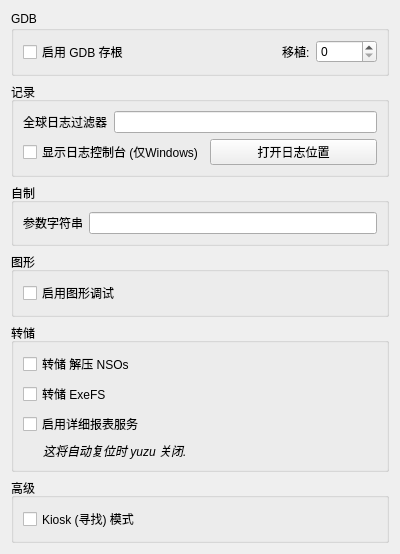
<?xml version="1.0" encoding="UTF-8"?>
<ui version="4.0">
 <class>ConfigureDebug</class>
 <widget class="QWidget" name="ConfigureDebug">
  <property name="geometry">
   <rect>
    <x>0</x>
    <y>0</y>
    <width>400</width>
    <height>467</height>
   </rect>
  </property>
  <property name="windowTitle">
   <string>Form</string>
  </property>
  <layout class="QVBoxLayout" name="verticalLayout_1">
   <item>
    <layout class="QVBoxLayout" name="verticalLayout_2">
     <item>
      <widget class="QGroupBox" name="groupBox">
       <property name="title">
        <string>GDB</string>
       </property>
       <layout class="QVBoxLayout" name="verticalLayout_3">
        <item>
         <layout class="QHBoxLayout" name="horizontalLayout_1">
          <item>
           <widget class="QCheckBox" name="toggle_gdbstub">
            <property name="text">
             <string>启用 GDB 存根</string>
            </property>
           </widget>
          </item>
          <item>
           <spacer name="horizontalSpacer">
            <property name="orientation">
             <enum>Qt::Horizontal</enum>
            </property>
            <property name="sizeHint" stdset="0">
             <size>
              <width>40</width>
              <height>20</height>
             </size>
            </property>
           </spacer>
          </item>
          <item>
           <widget class="QLabel" name="label_1">
            <property name="text">
             <string>移植:</string>
            </property>
           </widget>
          </item>
          <item>
           <widget class="QSpinBox" name="gdbport_spinbox">
            <property name="maximum">
             <number>65536</number>
            </property>
           </widget>
          </item>
         </layout>
        </item>
       </layout>
      </widget>
     </item>
    </layout>
   </item>
   <item>
    <widget class="QGroupBox" name="groupBox_2">
     <property name="title">
      <string>记录</string>
     </property>
     <layout class="QVBoxLayout" name="verticalLayout_4">
      <item>
       <layout class="QHBoxLayout" name="horizontalLayout_2">
        <item>
         <widget class="QLabel" name="label_2">
          <property name="text">
           <string>全球日志过滤器</string>
          </property>
         </widget>
        </item>
        <item>
         <widget class="QLineEdit" name="log_filter_edit"/>
        </item>
       </layout>
      </item>
      <item>
       <layout class="QHBoxLayout" name="horizontalLayout_3">
        <item>
         <widget class="QCheckBox" name="toggle_console">
          <property name="text">
           <string>显示日志控制台 (仅Windows)</string>
          </property>
         </widget>
        </item>
        <item>
         <widget class="QPushButton" name="open_log_button">
          <property name="text">
           <string>打开日志位置</string>
          </property>
         </widget>
        </item>
       </layout>
      </item>
     </layout>
    </widget>
   </item>
   <item>
    <widget class="QGroupBox" name="groupBox_3">
     <property name="title">
      <string>自制</string>
     </property>
     <layout class="QVBoxLayout" name="verticalLayout_5">
      <item>
       <layout class="QHBoxLayout" name="horizontalLayout_4">
        <item>
         <widget class="QLabel" name="label_3">
          <property name="text">
           <string>参数字符串</string>
          </property>
         </widget>
        </item>
        <item>
         <widget class="QLineEdit" name="homebrew_args_edit"/>
        </item>
       </layout>
      </item>
     </layout>
    </widget>
   </item>
   <item>
    <widget class="QGroupBox" name="groupBox_4">
     <property name="title">
      <string>图形</string>
     </property>
     <layout class="QVBoxLayout" name="verticalLayout_5">
      <item>
       <widget class="QCheckBox" name="enable_graphics_debugging">
        <property name="enabled">
         <bool>true</bool>
        </property>
        <property name="whatsThis">
         <string>选中时，图形API在较慢的调试模式进入</string>
        </property>
        <property name="text">
         <string>启用图形调试</string>
        </property>
       </widget>
      </item>
     </layout>
    </widget>
   </item>
   <item>
    <widget class="QGroupBox" name="groupBox_5">
     <property name="title">
      <string>转储</string>
     </property>
     <layout class="QVBoxLayout" name="verticalLayout_6">
      <item>
       <widget class="QCheckBox" name="dump_decompressed_nso">
        <property name="whatsThis">
         <string>选中时，任何 NSO yuzu尝试加载或修补程序都将被复制到解压缩到 yuzu/转储 目录.</string>
        </property>
        <property name="text">
         <string>转储 解压 NSOs</string>
        </property>
       </widget>
      </item>
      <item>
       <widget class="QCheckBox" name="dump_exefs">
        <property name="whatsThis">
         <string>勾选后，任何游戏，yuzu负载将有其ExeFS转储到 yuzu/转储 目录.</string>
        </property>
        <property name="text">
         <string>转储 ExeFS</string>
        </property>
       </widget>
      </item>
      <item>
       <widget class="QCheckBox" name="reporting_services">
        <property name="text">
         <string>启用详细报表服务</string>
        </property>
       </widget>
      </item>
      <item>
       <widget class="QLabel" name="label">
        <property name="font">
         <font>
          <italic>true</italic>
         </font>
        </property>
        <property name="text">
         <string>这将自动复位时 yuzu 关闭.</string>
        </property>
        <property name="indent">
         <number>20</number>
        </property>
       </widget>
      </item>
     </layout>
    </widget>
   </item>
   <item>
    <widget class="QGroupBox" name="groupBox_6">
     <property name="title">
      <string>高级</string>
     </property>
     <layout class="QVBoxLayout" name="verticalLayout">
      <item>
       <widget class="QCheckBox" name="quest_flag">
        <property name="text">
         <string>Kiosk (寻找) 模式</string>
        </property>
       </widget>
      </item>
     </layout>
    </widget>
   </item>
   <item>
    <spacer name="verticalSpacer">
     <property name="orientation">
      <enum>Qt::Vertical</enum>
     </property>
     <property name="sizeType">
      <enum>QSizePolicy::Expanding</enum>
     </property>
     <property name="sizeHint" stdset="0">
      <size>
       <width>20</width>
       <height>40</height>
      </size>
     </property>
    </spacer>
   </item>
  </layout>
 </widget>
 <tabstops>
  <tabstop>toggle_gdbstub</tabstop>
  <tabstop>gdbport_spinbox</tabstop>
  <tabstop>log_filter_edit</tabstop>
  <tabstop>toggle_console</tabstop>
  <tabstop>open_log_button</tabstop>
  <tabstop>homebrew_args_edit</tabstop>
  <tabstop>enable_graphics_debugging</tabstop>
  <tabstop>dump_decompressed_nso</tabstop>
  <tabstop>dump_exefs</tabstop>
  <tabstop>reporting_services</tabstop>
  <tabstop>quest_flag</tabstop>
 </tabstops>
 <resources/>
 <connections>
  <connection>
   <sender>toggle_gdbstub</sender>
   <signal>toggled(bool)</signal>
   <receiver>gdbport_spinbox</receiver>
   <slot>setEnabled(bool)</slot>
   <hints>
    <hint type="sourcelabel">
     <x>84</x>
     <y>157</y>
    </hint>
    <hint type="destinationlabel">
     <x>342</x>
     <y>158</y>
    </hint>
   </hints>
  </connection>
 </connections>
</ui>
